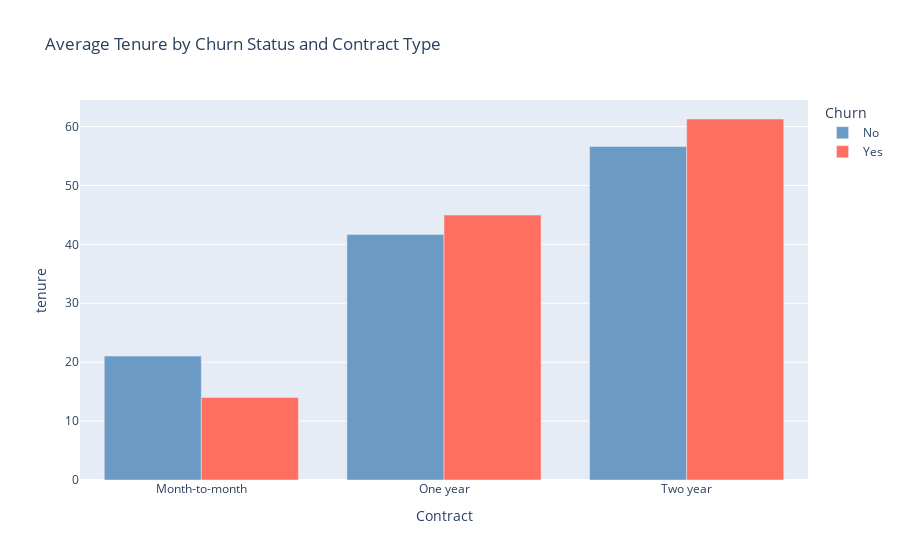

Notebook cell for this chart:
### Code cell
avg_tenure = df.groupby(['Churn', 'Contract'])['tenure'].mean().reset_index()
fig = px.bar(avg_tenure, x='Contract', y='tenure', 
             color='Churn', barmode='group', 
             color_discrete_map=color_discrete_map,
             title='Average Tenure by Churn Status and Contract Type')
fig.show()

### Figure 1 — Plotly figure (JSON) as saved in the notebook; plotly's stock layout.template omitted (floating-point values rounded to 4 significant figures)
{"data": [{"alignmentgroup": "True", "hovertemplate": "Churn=No<br>Contract=%{x}<br>tenure=%{y}<extra></extra>", "legendgroup": "No", "marker": {"color": "#6B9AC4", "pattern": {"shape": ""}}, "name": "No", "offsetgroup": "No", "orientation": "v", "showlegend": true, "textposition": "auto", "type": "bar", "x": ["Month-to-month", "One year", "Two year"], "xaxis": "x", "y": [21.03, 41.67, 56.6], "yaxis": "y"}, {"alignmentgroup": "True", "hovertemplate": "Churn=Yes<br>Contract=%{x}<br>tenure=%{y}<extra></extra>", "legendgroup": "Yes", "marker": {"color": "#FF6F61", "pattern": {"shape": ""}}, "name": "Yes", "offsetgroup": "Yes", "orientation": "v", "showlegend": true, "textposition": "auto", "type": "bar", "x": ["Month-to-month", "One year", "Two year"], "xaxis": "x", "y": [14.02, 44.96, 61.27], "yaxis": "y"}], "layout": {"barmode": "group", "legend": {"title": {"text": "Churn"}, "tracegroupgap": 0}, "title": {"text": "Average Tenure by Churn Status and Contract Type"}, "xaxis": {"anchor": "y", "domain": [0, 1], "title": {"text": "Contract"}}, "yaxis": {"anchor": "x", "domain": [0, 1], "title": {"text": "tenure"}}}}
